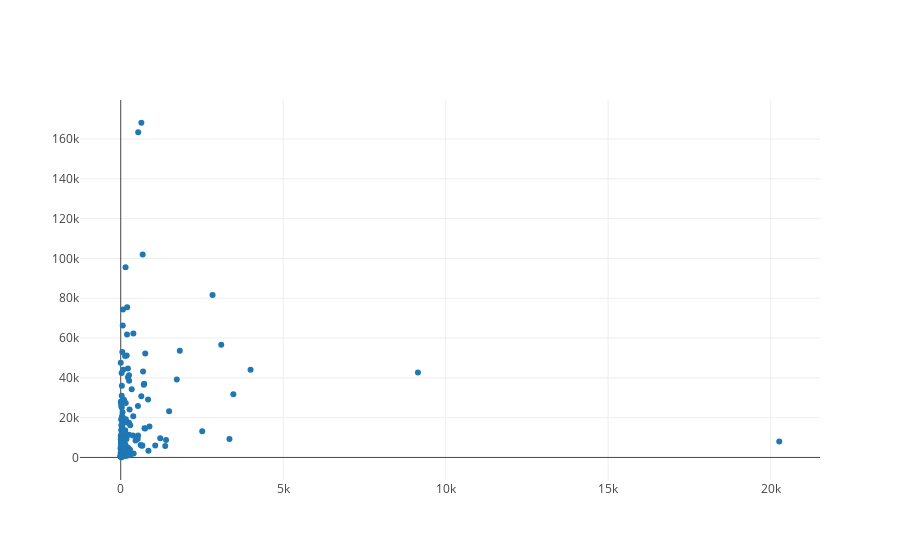
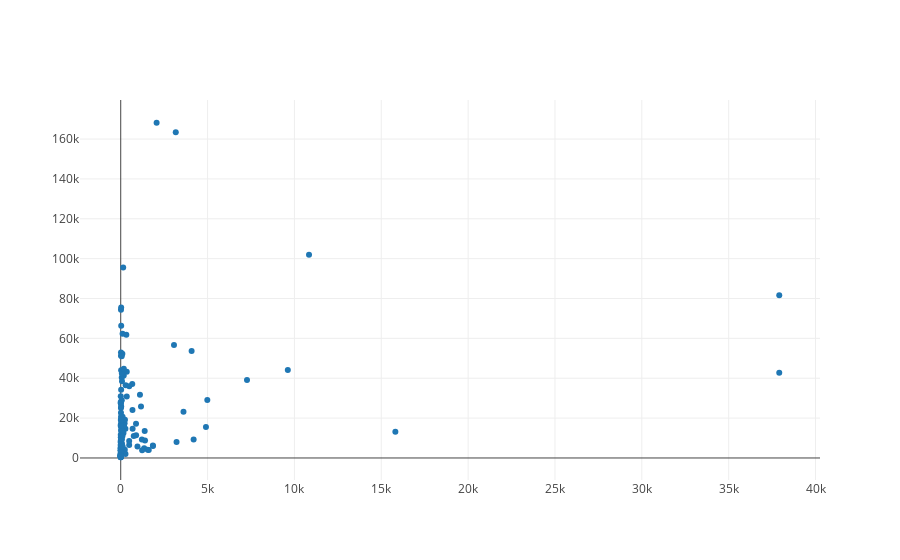
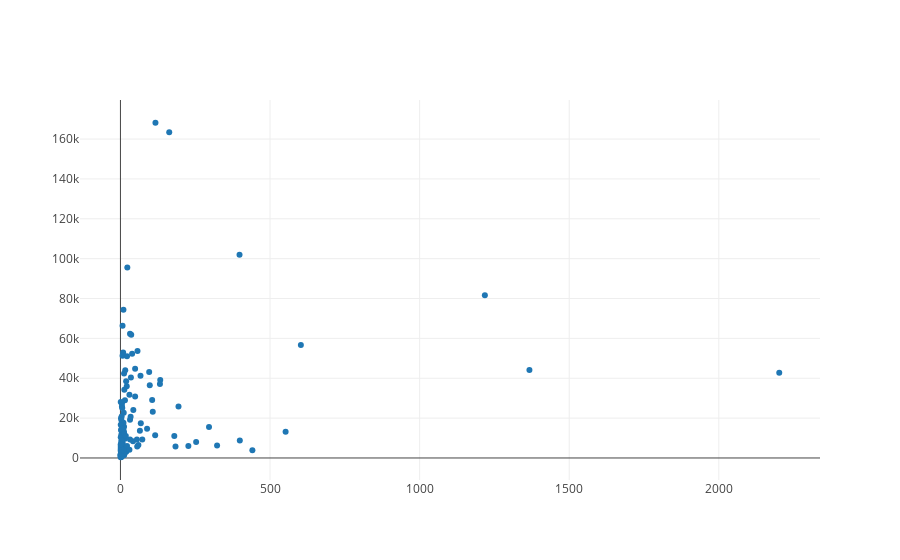
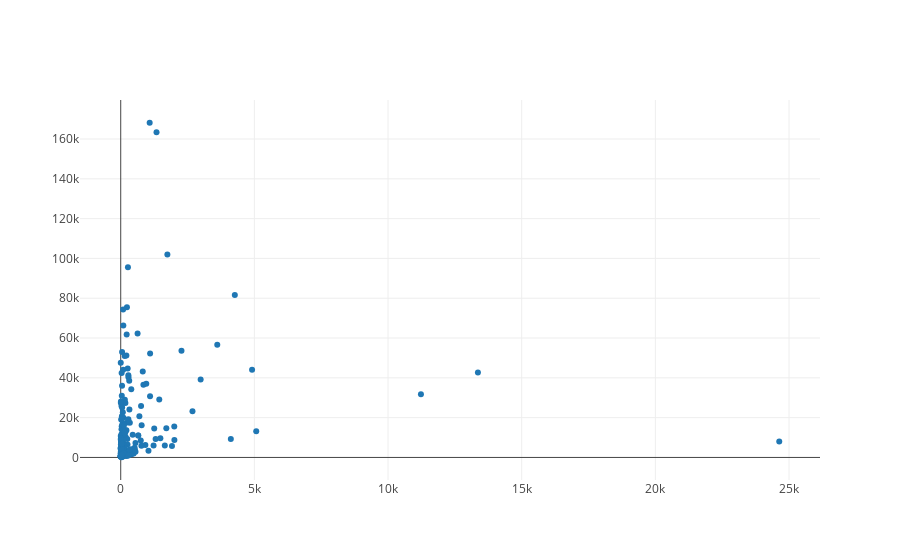

Source (notebook cell) for these figures, in order:
### Code cell
plot_all_entity(gdp_data, 'counts', 'Value')

### Figure 1 — Plotly figure (JSON) as saved in the notebook; plotly's stock layout.template omitted (floating-point values rounded to 4 significant figures; data arrays with more than 128 entries replaced by an {"elided": "..."} marker saying what was removed)
{"data": [{"mode": "markers", "text": {"elided": "189 str values"}, "type": "scatter", "uid": "5c50602e-f139-4c6b-8298-21d1078dfbfe", "x": {"elided": "189 int values"}, "y": {"elided": "189 float values"}}], "layout": {}}

### Figure 2 — Plotly figure (JSON) as saved in the notebook; plotly's stock layout.template omitted (floating-point values rounded to 4 significant figures; data arrays with more than 128 entries replaced by an {"elided": "..."} marker saying what was removed)
{"data": [{"mode": "markers", "text": {"elided": "149 str values"}, "type": "scatter", "uid": "46a2924d-80fd-4bdd-8f9e-49543d91e5f6", "x": {"elided": "149 int values"}, "y": {"elided": "149 float values"}}], "layout": {}}

### Figure 3 — Plotly figure (JSON) as saved in the notebook; plotly's stock layout.template omitted (floating-point values rounded to 4 significant figures; data arrays with more than 128 entries replaced by an {"elided": "..."} marker saying what was removed)
{"data": [{"mode": "markers", "text": {"elided": "129 str values"}, "type": "scatter", "uid": "2cf49927-90c4-405b-a0fc-d91bb928e314", "x": {"elided": "129 int values"}, "y": {"elided": "129 float values"}}], "layout": {}}

### Figure 4 — Plotly figure (JSON) as saved in the notebook; plotly's stock layout.template omitted (floating-point values rounded to 4 significant figures; data arrays with more than 128 entries replaced by an {"elided": "..."} marker saying what was removed)
{"data": [{"mode": "markers", "text": {"elided": "188 str values"}, "type": "scatter", "uid": "e3d5abe9-9aaa-4aab-aafc-4a199d7a32c8", "x": {"elided": "188 int values"}, "y": {"elided": "188 float values"}}], "layout": {}}
